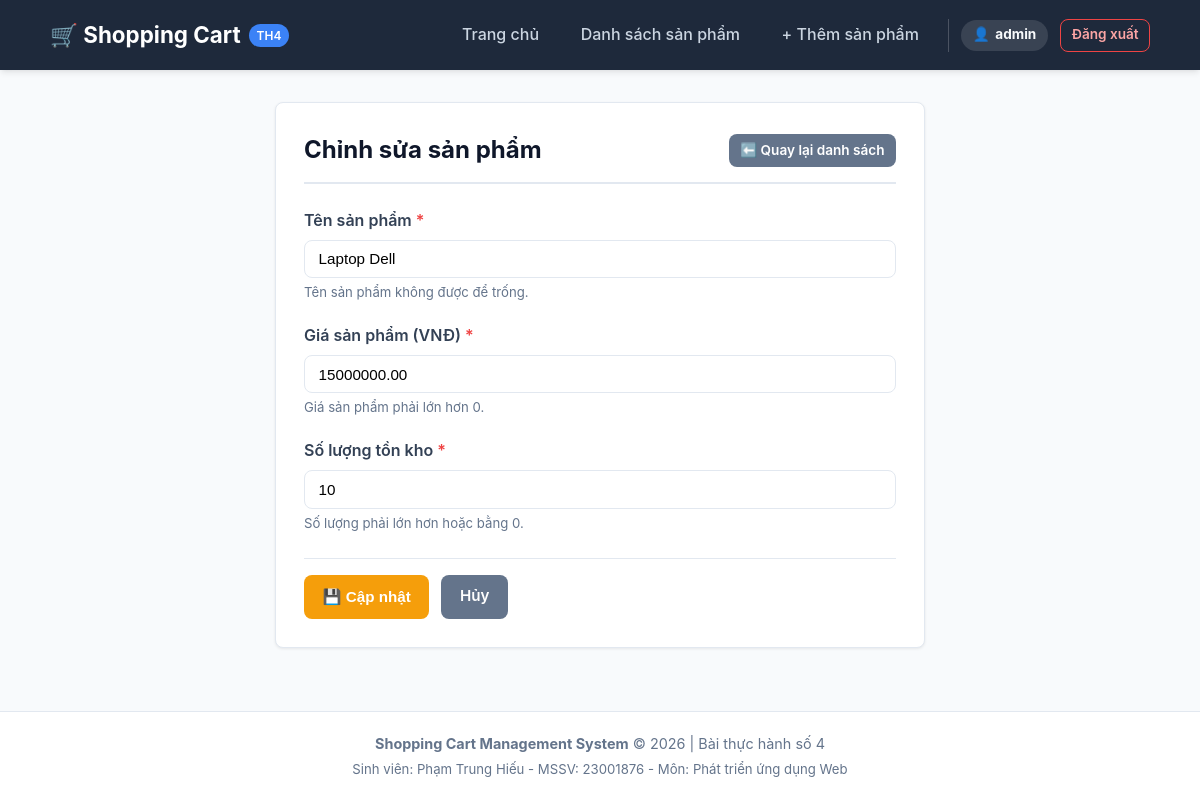
The page /product_edit.php?id=1 (signed in) on the database its author committed.
### tables this page shows
CREATE TABLE IF NOT EXISTS `products` (
    `id` INT AUTO_INCREMENT PRIMARY KEY,
    `name` VARCHAR(100) NOT NULL,
    `price` DECIMAL(10,2) NOT NULL,
    `quantity` INT NOT NULL
);

### model/product.php (called while the page is built, shortened)
<?php
function getProductById($id) {
    $conn = getDbConnection();
    try {
        $stmt = $conn->prepare("SELECT * FROM products WHERE id = ?");
        $stmt->execute([(int)$id]);
        return $stmt->fetch();
    } catch (PDOException $e) {
        error_log("Lỗi trong getProductById: " . $e->getMessage());
        return false;
    }
}

### product_edit.php (the view, shortened to what this page needs)
<?php
require_once __DIR__ . '/model/product.php';
$id = isset($_GET['id']) ? (int)$_GET['id'] : 0;
$product = getProductById($id);
$name = $product['name'];
$price = $product['price'];
$quantity = $product['quantity'];
include __DIR__ . '/view/header.php';
?>
<div class="card" style="max-width: 650px; margin: 0 auto;">
    <div class="page-header">
        <h2 class="page-title">Chỉnh sửa sản phẩm</h2>
        <a href="product_list.php" class="btn btn-secondary btn-sm">⬅️ Quay lại danh sách</a>
    </div>
    <form action="product_edit.php?id=<?php echo (int)$id; ?>" method="POST">
        <div class="form-group">
            <label for="name" class="form-label">Tên sản phẩm <span style="color: #ef4444;">*</span></label>
            <input type="text" id="name" name="name" class="form-control"
                   value="<?php echo htmlspecialchars($name); ?>"
                   placeholder="Nhập tên sản phẩm" required>
            <div class="form-hint">Tên sản phẩm không được để trống.</div>
        </div>
        <div class="form-group">
            <label for="price" class="form-label">Giá sản phẩm (VNĐ) <span style="color: #ef4444;">*</span></label>
            <input type="number" step="0.01" min="0.01" id="price" name="price" class="form-control"
                   value="<?php echo htmlspecialchars($price); ?>"
                   placeholder="Nhập giá bán" required>
            <div class="form-hint">Giá sản phẩm phải lớn hơn 0.</div>
        </div>
        <div class="form-group">
            <label for="quantity" class="form-label">Số lượng tồn kho <span style="color: #ef4444;">*</span></label>
            <input type="number" min="0" step="1" id="quantity" name="quantity" class="form-control"
                   value="<?php echo htmlspecialchars($quantity); ?>"
                   placeholder="Nhập số lượng" required>
            <div class="form-hint">Số lượng phải lớn hơn hoặc bằng 0.</div>
        </div>
        <div class="form-actions">
            <button type="submit" class="btn btn-warning">
                💾 Cập nhật
            </button>
            <a href="product_list.php" class="btn btn-secondary">
                Hủy
            </a>
        </div>
    </form>
</div>
<?php include __DIR__ . '/view/footer.php'; ?>

### assets/css/style.css (style rules this page uses)
:root { --primary-color: #2563eb; --primary-hover: #1d4ed8; --success-color: #10b981; --success-hover: #059669; --danger-color: #ef4444; --danger-hover: #dc2626; --warning-color: #f59e0b; --warning-hover: #d97706; --bg-color: #f8fafc; --card-bg: #ffffff; --text-color: #1e293b; --text-muted: #64748b; --border-color: #e2e8f0; --radius-md: 8px; --shadow-sm: 0 1px 3px rgba(0,0,0,0.08); --shadow-md: 0 4px 6px -1px rgba(0,0,0,0.08), 0 2px 4px -2px rgba(0,0,0,0.06); }
* { box-sizing: border-box; margin: 0; padding: 0; }
body { font-family: -apple-system, BlinkMacSystemFont, "Segoe UI", Roboto, "Helvetica Neue", Arial, sans-serif; background-color: var(--bg-color); color: var(--text-color); line-height: 1.6; display: flex; flex-direction: column; min-height: 100vh; }
.card { background-color: var(--card-bg); border: 1px solid var(--border-color); border-radius: var(--radius-md); box-shadow: var(--shadow-sm); padding: 1.75rem; margin-bottom: 1.5rem; }
.page-header { display: flex; justify-content: space-between; align-items: center; margin-bottom: 1.5rem; padding-bottom: 0.75rem; border-bottom: 2px solid var(--border-color); }
.page-title { font-size: 1.5rem; font-weight: 700; color: #0f172a; }
.btn { display: inline-flex; align-items: center; gap: 0.4rem; padding: 0.55rem 1.1rem; font-size: 0.95rem; font-weight: 600; text-decoration: none; border-radius: var(--radius-md); border: 1px solid transparent; cursor: pointer; transition: all 0.2s ease; }
.btn-warning { background-color: var(--warning-color); color: #ffffff; }
.btn-secondary { background-color: #64748b; color: #ffffff; }
.btn-sm { padding: 0.3rem 0.65rem; font-size: 0.85rem; }
.form-group { margin-bottom: 1.25rem; }
.form-label { display: block; font-weight: 600; margin-bottom: 0.4rem; color: #334155; }
.form-control { width: 100%; padding: 0.6rem 0.85rem; font-size: 0.95rem; border: 1px solid var(--border-color); border-radius: var(--radius-md); background-color: #ffffff; transition: border-color 0.2s; }
.form-hint { font-size: 0.825rem; color: var(--text-muted); margin-top: 0.25rem; }
.form-actions { display: flex; gap: 0.75rem; margin-top: 1.5rem; padding-top: 1rem; border-top: 1px solid var(--border-color); }

### rows shown on the page
products: name "Laptop Dell", price "15000000.00", quantity "10"

### other values the page prints
$currentUsername "admin"
